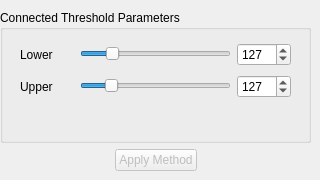
    <widget class="QWidget" name="page" >
     <widget class="QWidget" name="layoutWidget" >
      <property name="geometry" >
       <rect>
        <x>0</x>
        <y>10</y>
        <width>311</width>
        <height>161</height>
       </rect>
      </property>
      <layout class="QVBoxLayout" >
       <property name="margin" >
        <number>0</number>
       </property>
       <property name="spacing" >
        <number>6</number>
       </property>
       <item>
        <widget class="QGroupBox" name="groupBox" >
         <property name="title" >
          <string>Connected Threshold Parameters</string>
         </property>
         <widget class="QWidget" name="layoutWidget" >
          <property name="geometry" >
           <rect>
            <x>20</x>
            <y>30</y>
            <width>271</width>
            <height>62</height>
           </rect>
          </property>
          <layout class="QVBoxLayout" >
           <property name="margin" >
            <number>0</number>
           </property>
           <property name="spacing" >
            <number>6</number>
           </property>
           <item>
            <layout class="QHBoxLayout" >
             <property name="margin" >
              <number>0</number>
             </property>
             <property name="spacing" >
              <number>6</number>
             </property>
             <item>
              <widget class="QLabel" name="label_13" >
               <property name="text" >
                <string>Lower</string>
               </property>
              </widget>
             </item>
             <item>
              <widget class="QSlider" name="horizontalSlider" >
               <property name="minimumSize" >
                <size>
                 <width>151</width>
                 <height>20</height>
                </size>
               </property>
               <property name="maximumSize" >
                <size>
                 <width>151</width>
                 <height>20</height>
                </size>
               </property>
               <property name="maximum" >
                <number>700</number>
               </property>
               <property name="value" >
                <number>127</number>
               </property>
               <property name="sliderPosition" >
                <number>127</number>
               </property>
               <property name="orientation" >
                <enum>Qt::Horizontal</enum>
               </property>
              </widget>
             </item>
             <item>
              <widget class="QSpinBox" name="m_lower" >
               <property name="maximum" >
                <number>700</number>
               </property>
               <property name="value" >
                <number>127</number>
               </property>
              </widget>
             </item>
            </layout>
           </item>
           <item>
            <layout class="QHBoxLayout" >
             <property name="margin" >
              <number>0</number>
             </property>
             <property name="spacing" >
              <number>6</number>
             </property>
             <item>
              <widget class="QLabel" name="label_14" >
               <property name="text" >
                <string>Upper</string>
               </property>
              </widget>
             </item>
             <item>
              <widget class="QSlider" name="horizontalSlider_2" >
               <property name="minimumSize" >
                <size>
                 <width>151</width>
                 <height>20</height>
                </size>
               </property>
               <property name="maximumSize" >
                <size>
                 <width>151</width>
                 <height>20</height>
                </size>
               </property>
               <property name="maximum" >
                <number>700</number>
               </property>
               <property name="value" >
                <number>124</number>
               </property>
               <property name="sliderPosition" >
                <number>124</number>
               </property>
               <property name="orientation" >
                <enum>Qt::Horizontal</enum>
               </property>
              </widget>
             </item>
             <item>
              <widget class="QSpinBox" name="m_upper" >
               <property name="maximum" >
                <number>700</number>
               </property>
               <property name="value" >
                <number>127</number>
               </property>
              </widget>
             </item>
            </layout>
           </item>
          </layout>
         </widget>
        </widget>
       </item>
       <item>
        <layout class="QHBoxLayout" >
         <property name="margin" >
          <number>0</number>
         </property>
         <property name="spacing" >
          <number>6</number>
         </property>
         <item>
          <spacer>
           <property name="orientation" >
            <enum>Qt::Horizontal</enum>
           </property>
           <property name="sizeHint" >
            <size>
             <width>40</width>
             <height>20</height>
            </size>
           </property>
          </spacer>
         </item>
         <item>
          <widget class="QPushButton" name="m_ApplyCT" >
           <property name="enabled" >
            <bool>false</bool>
           </property>
           <property name="text" >
            <string>Apply Method</string>
           </property>
          </widget>
         </item>
         <item>
          <spacer>
           <property name="orientation" >
            <enum>Qt::Horizontal</enum>
           </property>
           <property name="sizeHint" >
            <size>
             <width>40</width>
             <height>20</height>
            </size>
           </property>
          </spacer>
         </item>
        </layout>
       </item>
      </layout>
     </widget>
    </widget>
